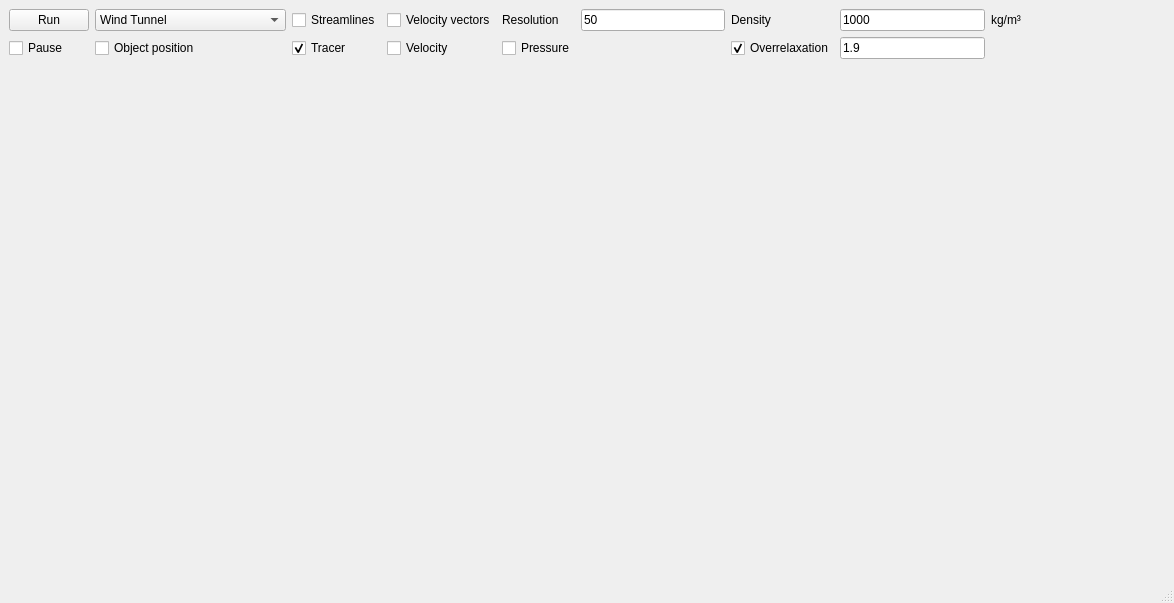
<?xml version="1.0" encoding="UTF-8"?>
<ui version="4.0">
 <class>MainWindow</class>
 <widget class="QMainWindow" name="MainWindow">
  <property name="geometry">
   <rect>
    <x>0</x>
    <y>0</y>
    <width>1174</width>
    <height>603</height>
   </rect>
  </property>
  <property name="windowTitle">
   <string>MainWindow</string>
  </property>
  <widget class="QWidget" name="centralwidget">
   <layout class="QGridLayout" name="gridLayout">
    <item row="1" column="0">
     <widget class="Draw" name="widget" native="true">
      <property name="enabled">
       <bool>true</bool>
      </property>
     </widget>
    </item>
    <item row="0" column="0">
     <layout class="QGridLayout" name="gridLayout_2">
      <item row="1" column="7">
       <widget class="QLineEdit" name="lineEdit_overrelaxation">
        <property name="enabled">
         <bool>true</bool>
        </property>
        <property name="text">
         <string>1.9</string>
        </property>
       </widget>
      </item>
      <item row="0" column="4">
       <widget class="QLabel" name="label">
        <property name="text">
         <string>Resolution</string>
        </property>
       </widget>
      </item>
      <item row="0" column="7">
       <widget class="QLineEdit" name="lineEdit_density">
        <property name="text">
         <string>1000</string>
        </property>
       </widget>
      </item>
      <item row="0" column="8">
       <widget class="QLabel" name="label_3">
        <property name="text">
         <string>kg/m³</string>
        </property>
       </widget>
      </item>
      <item row="0" column="1">
       <widget class="QComboBox" name="comboBox">
        <property name="currentIndex">
         <number>1</number>
        </property>
        <item>
         <property name="text">
          <string>Wind Tunnel (high resolution)</string>
         </property>
        </item>
        <item>
         <property name="text">
          <string>Wind Tunnel</string>
         </property>
        </item>
        <item>
         <property name="text">
          <string>Paint</string>
         </property>
        </item>
        <item>
         <property name="text">
          <string>Hires Tunnel</string>
         </property>
        </item>
       </widget>
      </item>
      <item row="0" column="9">
       <spacer name="horizontalSpacer_2">
        <property name="orientation">
         <enum>Qt::Horizontal</enum>
        </property>
        <property name="sizeHint" stdset="0">
         <size>
          <width>40</width>
          <height>20</height>
         </size>
        </property>
       </spacer>
      </item>
      <item row="0" column="0">
       <widget class="QPushButton" name="pushButton">
        <property name="text">
         <string>Run</string>
        </property>
       </widget>
      </item>
      <item row="0" column="2">
       <widget class="QCheckBox" name="checkBox_streamlines">
        <property name="text">
         <string>Streamlines</string>
        </property>
       </widget>
      </item>
      <item row="0" column="6">
       <widget class="QLabel" name="label_2">
        <property name="text">
         <string>Density</string>
        </property>
       </widget>
      </item>
      <item row="1" column="0">
       <widget class="QCheckBox" name="checkBox_pause">
        <property name="text">
         <string>Pause</string>
        </property>
       </widget>
      </item>
      <item row="0" column="5">
       <widget class="QLineEdit" name="lineEdit_resolution">
        <property name="text">
         <string>50</string>
        </property>
       </widget>
      </item>
      <item row="1" column="6">
       <widget class="QCheckBox" name="checkBox_overrelaxation">
        <property name="text">
         <string>Overrelaxation</string>
        </property>
        <property name="checked">
         <bool>true</bool>
        </property>
       </widget>
      </item>
      <item row="0" column="3">
       <widget class="QCheckBox" name="checkBox_velocityVectors">
        <property name="text">
         <string>Velocity vectors</string>
        </property>
       </widget>
      </item>
      <item row="1" column="1">
       <widget class="QCheckBox" name="checkBox_objectposition">
        <property name="text">
         <string>Object position</string>
        </property>
       </widget>
      </item>
      <item row="1" column="2">
       <widget class="QCheckBox" name="checkBox_tracer">
        <property name="text">
         <string>Tracer</string>
        </property>
        <property name="checked">
         <bool>true</bool>
        </property>
       </widget>
      </item>
      <item row="1" column="3">
       <widget class="QCheckBox" name="checkBox_velocities">
        <property name="text">
         <string>Velocity</string>
        </property>
       </widget>
      </item>
      <item row="1" column="4">
       <widget class="QCheckBox" name="checkBox_pressure">
        <property name="text">
         <string>Pressure</string>
        </property>
       </widget>
      </item>
     </layout>
    </item>
   </layout>
  </widget>
  <widget class="QMenuBar" name="menubar">
   <property name="geometry">
    <rect>
     <x>0</x>
     <y>0</y>
     <width>1174</width>
     <height>22</height>
    </rect>
   </property>
  </widget>
  <widget class="QStatusBar" name="statusbar"/>
 </widget>
 <customwidgets>
  <customwidget>
   <class>Draw</class>
   <extends>QWidget</extends>
   <header location="global">draw.h</header>
   <container>1</container>
  </customwidget>
 </customwidgets>
 <resources/>
 <connections>
  <connection>
   <sender>checkBox_overrelaxation</sender>
   <signal>clicked(bool)</signal>
   <receiver>lineEdit_overrelaxation</receiver>
   <slot>setEnabled(bool)</slot>
   <hints>
    <hint type="sourcelabel">
     <x>833</x>
     <y>226</y>
    </hint>
    <hint type="destinationlabel">
     <x>981</x>
     <y>227</y>
    </hint>
   </hints>
  </connection>
 </connections>
</ui>
